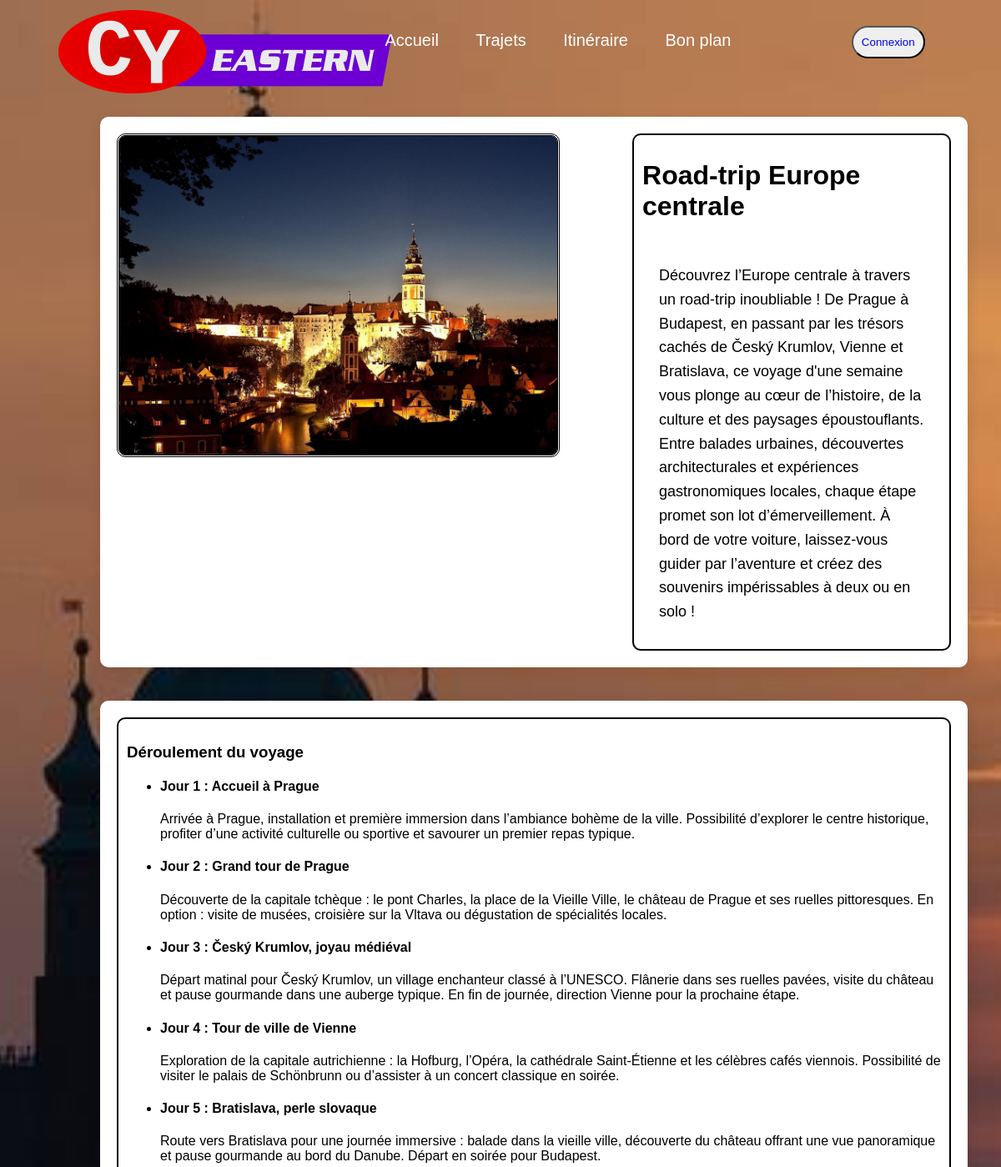
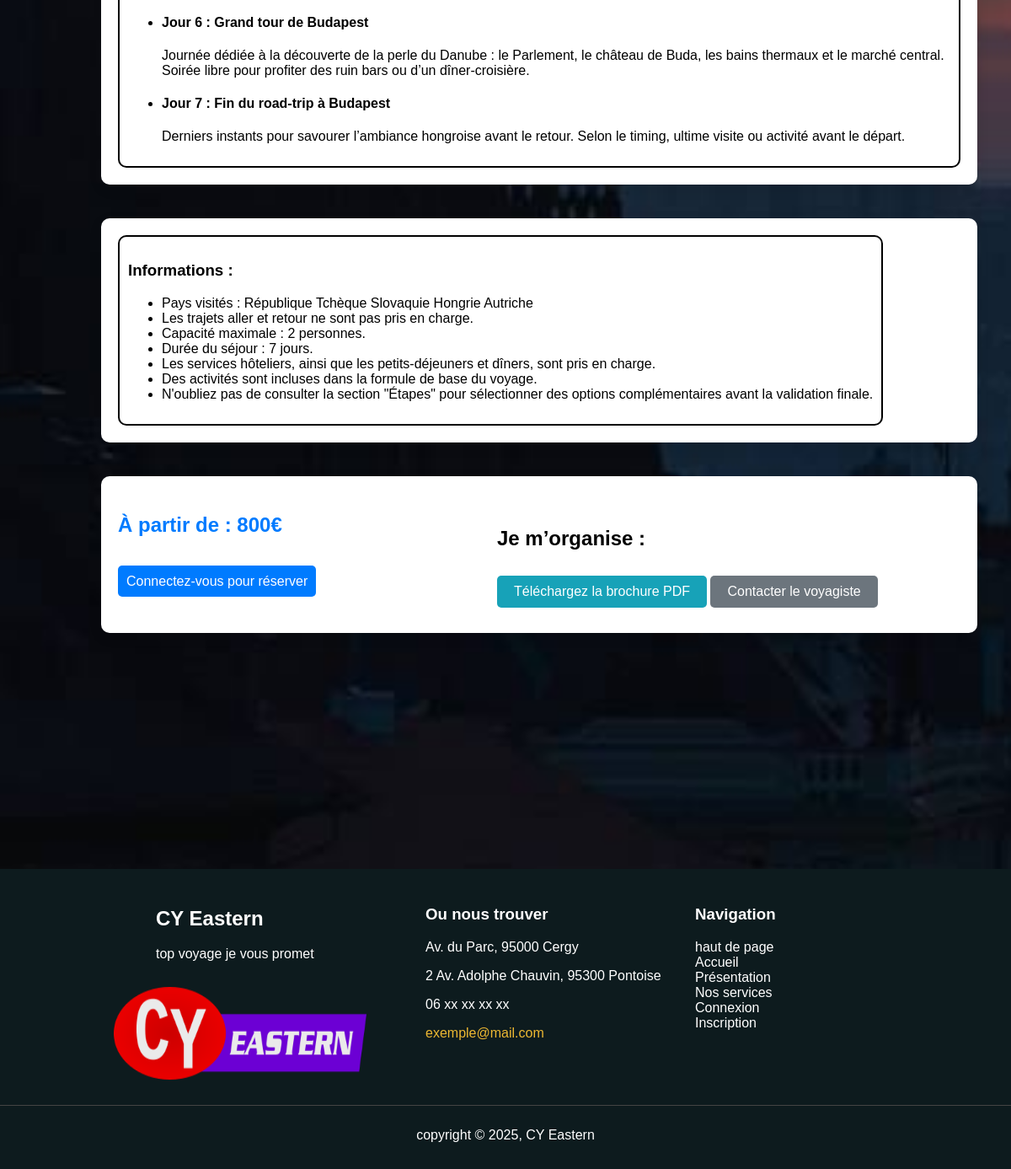
The page /voyage.php?get=2 on the database its author committed (2 pictures, top to bottom).
### tables this page shows
CREATE TABLE `voyage` (
  `id` int(11) NOT NULL,
  `titre` varchar(39) NOT NULL,
  `duree` tinyint(4) NOT NULL,
  `etapes` tinyint(4) NOT NULL,
  `transport` varchar(24) NOT NULL,
  `maxi` tinyint(4) NOT NULL,
  `prix` smallint(6) NOT NULL,
  `statut` tinyint(1) NOT NULL,
  `description` text NOT NULL
);

CREATE TABLE `deroulVoyage` (
  `idVoyage` int(1) NOT NULL,
  `jour` int(1) NOT NULL,
  `idEtape` int(1) DEFAULT NULL,
  `titre` varchar(100) DEFAULT NULL,
  `desc` varchar(430) DEFAULT NULL
);

CREATE TABLE `paysVoy` (
  `idVoyage` int(11) NOT NULL,
  `idPays` int(11) NOT NULL
);

CREATE TABLE `pays` (
  `id` int(11) NOT NULL,
  `nom` varchar(50) NOT NULL
);

### api/linkDB.php (called while the page is built, shortened)
<?php
$linkDB = mysqli_connect("mariadb","valerie","meilleursite2025","clickjourney");
$voyageQuery = "SELECT * FROM voyage ORDER BY id";
$voyageResult = mysqli_query($linkDB, $voyageQuery);
$voyage = array();
while ($row = mysqli_fetch_assoc($voyageResult)) {
    $voyage[$row['id']] = $row;
}
$deroulQuery = "SELECT * FROM deroulVoyage ORDER BY idVoyage, jour";
$deroulResult = mysqli_query($linkDB, $deroulQuery);
$deroul = array();
while ($row = mysqli_fetch_assoc($deroulResult)) {
    $deroul[$row['idVoyage']][$row['jour']] = $row;
}
$paysQuery = "SELECT p.*, pa.nom FROM paysVoy p, pays pa WHERE p.idPays = pa.id";
$paysResult = mysqli_query($linkDB, $paysQuery);
$pays = array();
while ($row = mysqli_fetch_assoc($paysResult)) {
    $pays[$row['idVoyage']][$row['idPays']] = $row;
}

### voyage.php (the view, shortened to what this page needs)
<?php include('api/linkDB.php'); ?>
<!DOCTYPE html>
<html lang="fr">
<head>
    <link rel="stylesheet" type="text/css" href="style.css">
</head>
<body class="body_reservation" id="haut">
    <div>
        <nav>
            <div class="divmenu">
                <div class="logo1">
                    <a href="index.php"><img src="media/logo.webp" width="400" height="100" alt="Logo"></a>
                </div>
                <ul>
                    <li class="limenu"><a href="index.php">Accueil</a></li>
                    <li class="limenu"><a href="presentation.php">Trajets</a></li>
                    <li class="limenu"><a href="recherche.php">Itinéraire</a></li>
                    <li class="limenu"><a href="">Bon plan</a></li>
                    <?php
                    if (!$_SESSION['connecte']) {
                        echo '<button class="bouton_menu"><a href="connexion.php">Connexion</a></button>';
                    } else {
                        echo '<button class="bouton_menu"><a href="profil.php">Profil</a></button>
                              <button class="bouton_menu"><a href="index.php?logout=1">Déconnexion</a></button>';
                    }
                    ?>
                </ul>
            </div>
        </nav>
    </div>
    <div class="container-res">
        <div class="img_reservation">
            <img <?php echo 'src="media/voyage/voyage' . $_GET['get'] . '.jpg" alt="Image ' . $voyage[$_GET['get']]['titre'] . '"'; ?>>
        </div>
        <div class="encadrement">
            <h1 class="titre"><?= $voyage[$_GET['get']]['titre'] ?></h1>
            <p class="texte-res"><?= $voyage[$_GET['get']]['description'] ?></p>
        </div>
    </div>
    <div class="container-res">
        <div class="encadrement">
            <h3>Déroulement du voyage</h3>
            <ul>
                <?php
                foreach ($deroul[$_GET['get']] as $jour => $row) {
                    echo '<li><h4>Jour ' . $jour . ' : ' . $row['titre'] . '</h4>';
                    echo '<p>' . $row['desc'] . '</h4></li>';
                }
                ?>
            </ul>
        </div>
    </div>
    <div class="container-res">
        <div class="encadrement">
            <h3>Informations : </h3>
            <ul>
                <li>
                    <?php
                    if(count($pays[$_GET['get']]) != 1) {
                        echo 'Pays visités :';
                    } else {
                        echo 'Pays visité :';
                    }
                    foreach($pays[$_GET['get']] as $row) {
                        echo ' ' . $row['nom'] ;
                    }
                    ?>
                </li>
                <li>Les trajets aller et retour ne sont pas pris en charge.</li>
                <li>Capacité maximale : <?= $voyage[$_GET['get']]['maxi'] ?> personnes.</li>
                <li>Durée du séjour : <?= $voyage[$_GET['get']]['duree'] ?> jours.</li>
                <li>Les services hôteliers, ainsi que les petits-déjeuners et dîners, sont pris en charge.</li>
                <li>Des activités sont incluses dans la formule de base du voyage.</li>
                <li>N'oubliez pas de consulter la section "Étapes" pour sélectionner des options complémentaires
                    avant
                    la validation finale.</li>
            </ul>
        </div>
    </div>
    <div class="container-res">
        <div>
            <p class="prix_reservation">À partir de : <?= $voyage[$_GET['get']]['prix'] ?>€</p>
            <?php
            if($_SESSION['connecte']) {
                echo '<a href="resa.php?get=' . $_GET['get'] . '" class="bouton1-res">Réserver maintenant</a>';
            } else {
                echo '<a href="connexion.php" class="bouton1-res">Connectez-vous pour réserver</a>';
            }
            ?>
        </div>
        <div class="div2reservation">
            <h2>Je m’organise :</h2>
            <a href="#" class="bouton2-res" style="background-color: #17a2b8;">Téléchargez la brochure PDF</a>
            <a href="#" class="bouton2-res" style="background-color: #6c757d;">Contacter le voyagiste</a>
        </div>
    </div>
    <footer>
        <div class="contenu">
            <div class="logo">
                <h2>CY Eastern</h2>
                <p>top voyage je vous promet</p>
                <img src="media/logo.webp" alt="Logo" width="300" height="110"
                    style="display: flex; margin-left: -50px;">
            </div>
            <div class="colonne">
                <h3>Ou nous trouver</h3>
                <p>Av. du Parc, 95000 Cergy</p>
                <p>2 Av. Adolphe Chauvin, 95300 Pontoise</p>
                <p>06 xx xx xx xx</p>
                <p><a href="mailto:exemple@mail.com" style="color: rgb(237, 184, 50);">exemple@mail.com</a></p>
            </div>
            <div class="colonne">
                <h3>Navigation</h3>
                <ul class="ul-footer">
                    <li><a href="#haut">haut de page</a></li>
                    <li><a href="index.html">Accueil</a></li>
                    <li><a href="presentation.php">Présentation</a></li>
                    <li><a href="#">Nos services</a></li>
                    <li><a href="connexion.php">Connexion</a></li>
                    <li><a href="inscription.php">Inscription</a></li>
                </ul>
            </div>
        </div>
        <div class="footer-bottom">
            <p>copyright © 2025, CY Eastern</p>
        </div>
    </footer>
</body>
</html>

### style.css (style rules this page uses)
* { text-decoration: none; }
body { font-family: Arial, sans-serif; font-optical-sizing: auto; background-image: url(media/paysage.jpg); background-size: cover; background-repeat: no-repeat; background-position: center; height: 100vh; margin: 0; image-rendering: crisp-edges; background-attachment: fixed; }
img[alt="Logo"] { margin-left: 10px; margin-top: 30px; }
.divmenu { display: flex; align-items: center; justify-content: space-between; height: 100px; padding: 0 50px; }
li.limenu { display: inline-block; margin-left: -100px; }
.limenu a { color: white; font-size: 20px; margin-right: 140px; }
.bouton_menu { color: black; border-radius: 20px; padding: 10px; }
.logo1 { padding: 10px; font-weight: bold; font-size: 30px; justify-content: flex-end; }
footer { background-color: #0d1b1e; color: white; padding: 15px 0; margin-top: 280px; }
.contenu { display: flex; max-width: 850px; margin: auto; }
.colonne, .logo { min-width: 300px; margin: 10px; }
ul.ul-footer { list-style: none; padding: 0; }
ul.ul-footer li a { color: white; text-decoration: none; transition: color 0.4s; }
.footer-bottom { text-align: center; margin-top: 20px; border-top: 1px solid #444; padding-top: 10px; }
.body_reservation { background-image: url(media/sunset.jpg); font-family: Arial, sans-serif; margin: 0; padding: 0; background-color: #f8f9fa; }
div.container-res { margin-top: 40px; max-width: 1000px; margin-left: 10%; background: white; padding: 20px; border-radius: 10px; box-shadow: 0 5px 15px rgba(0, 0, 0, 0.1); display: flex; }
div.container-res .titre { margin: auto; width: 100%; padding-bottom: 30px; padding-top: 20px; }
.encadrement { border-color: black; border-style: solid; border-width: 2px; border-radius: 10px; padding: 10px; }
.texte-res { max-width: 60ch; margin: 0 auto; text-align: left; font-size: 18px; line-height: 1.6; padding: 20px; }
.img_reservation img { width: 85%; border-radius: 10px; border-color: black; border-style: double; }
.prix_reservation { padding-bottom: 20px; width: 450px; font-size: 24px; color: #007bff; font-weight: bold; }
.bouton1-res { padding: 10px; color: white; background-color: #007bff; text-decoration: none; border-radius: 5px; margin-top: 10px; margin-bottom: 10px; }
.bouton2-res { display: inline-block; padding: 10px 20px; color: white; background-color: #007bff; text-decoration: none; border-radius: 5px; margin-top: 10px; margin-bottom: 10px; }
.div2reservation { margin-top: 20px; }

### rows shown on the page
voyage: titre "Road-trip Europe centrale", description "Découvrez l’Europe centrale à travers un road-trip inoubliable ! De Prague à Budapest, en passant par les trésors cachés de Český Krumlov, Vienne et Bratislava, ce voyage d'une semaine vous plonge au cœur de l’histoire, de la culture et des paysages époustouflants. Entre balades urbaines, découvertes architecturales et expériences gastronomiques locales, chaque étape promet son lot d’émerveillement. À bord de votre voiture, laissez-vous guider par l’aventure et créez des souvenirs impérissables à deux ou en solo !", maxi "2", duree "7", prix "800"
deroulvoyage: jour "1", titre "Accueil à Prague", desc "Arrivée à Prague, installation et première immersion dans l’ambiance bohème de la ville. Possibilité d’explorer le centre historique, profiter d’une activité culturelle ou sportive et savourer un premier repas typique."
deroulvoyage: jour "2", titre "Grand tour de Prague", desc "Découverte de la capitale tchèque : le pont Charles, la place de la Vieille Ville, le château de Prague et ses ruelles pittoresques. En option : visite de musées, croisière sur la Vltava ou dégustation de spécialités locales."
deroulvoyage: jour "3", titre "Český Krumlov, joyau médiéval", desc "Départ matinal pour Český Krumlov, un village enchanteur classé à l’UNESCO. Flânerie dans ses ruelles pavées, visite du château et pause gourmande dans une auberge typique. En fin de journée, direction Vienne pour la prochaine étape."
deroulvoyage: jour "4", titre "Tour de ville de Vienne", desc "Exploration de la capitale autrichienne : la Hofburg, l’Opéra, la cathédrale Saint-Étienne et les célèbres cafés viennois. Possibilité de visiter le palais de Schönbrunn ou d’assister à un concert classique en soirée."
deroulvoyage: jour "5", titre "Bratislava, perle slovaque", desc "Route vers Bratislava pour une journée immersive : balade dans la vieille ville, découverte du château offrant une vue panoramique et pause gourmande au bord du Danube. Départ en soirée pour Budapest."
deroulvoyage: jour "6", titre "Grand tour de Budapest", desc "Journée dédiée à la découverte de la perle du Danube : le Parlement, le château de Buda, les bains thermaux et le marché central. Soirée libre pour profiter des ruin bars ou d’un dîner-croisière."
deroulvoyage: jour "7", titre "Fin du road-trip à Budapest", desc "Derniers instants pour savourer l’ambiance hongroise avant le retour. Selon le timing, ultime visite ou activité avant le départ."
paysvoy: idPays.nom "République Tchèque"
paysvoy: idPays.nom "Slovaquie"
paysvoy: idPays.nom "Hongrie"
paysvoy: idPays.nom "Autriche"
